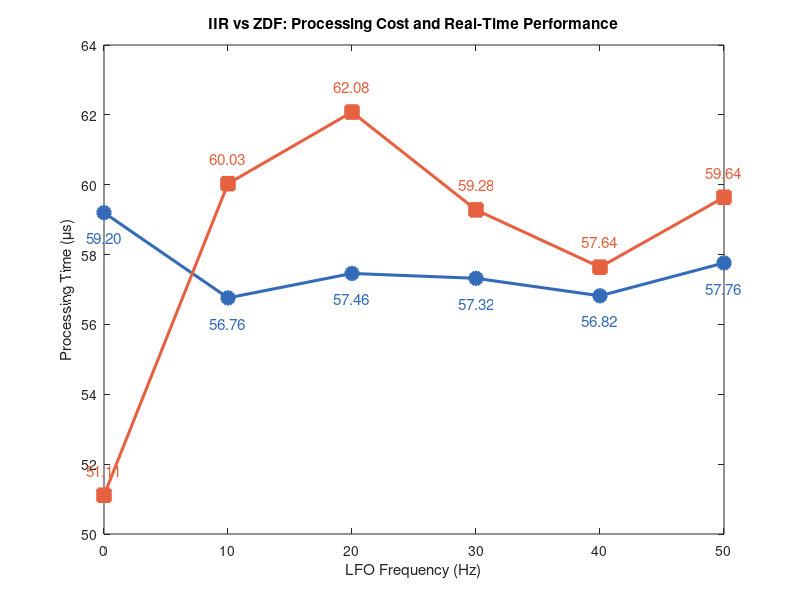

Recreate this plot in MATLAB. (Note: this script raises an error after producing the figure.)

%% IIR vs ZDF Performance Analysis
% AudioWorklet: 48 kHz, 128 samples per block
% Oscillator: Saw
% Note: B6 (highest sequencer note)

clear; clc; close all;

%% Experimental configuration

Fs = 48000;
blockSize = 128;

blockTime = (blockSize/Fs)*1e6;

lfoRates = [0 10 20 30 40 50];

% Processing time (microseconds)
iir = [59.20 56.76 57.46 57.32 56.82 57.76];
zdf = [51.11 60.03 62.08 59.28 57.64 59.64];

% Calculate percentage overhead
overhead = ((zdf-iir)./iir)*100;

% Colours
colourIIR = [0.20 0.42 0.72];
colourZDF = [0.90 0.38 0.25];

%% IIR vs ZDF: Processing Cost and Real-Time Performance

figure('Color','w');

p1 = plot(lfoRates,iir,'-o', ...
    'Color',colourIIR,'LineWidth',2.2, ...
    'MarkerSize',9,'MarkerFaceColor',colourIIR);

hold on;

p2 = plot(lfoRates,zdf,'-s', ...
    'Color',colourZDF,'LineWidth',2.2, ...
    'MarkerSize',9,'MarkerFaceColor',colourZDF);

% Label IIR data points (below markers)
for k = 1:length(lfoRates)
    text(lfoRates(k),iir(k)-0.55, ...
        sprintf('%.2f',iir(k)), ...
        'Color',colourIIR, ...
        'FontSize',11, ...
        'HorizontalAlignment','center', ...
        'VerticalAlignment','top');
end

% Label ZDF data points (above markers)
for k = 1:length(lfoRates)
    text(lfoRates(k),zdf(k)+0.55, ...
        sprintf('%.2f',zdf(k)), ...
        'Color',colourZDF, ...
        'FontSize',11, ...
        'HorizontalAlignment','center', ...
        'VerticalAlignment','bottom');
end

xlabel('LFO Frequency (Hz)');
ylabel('Processing Time (\mus)');

title('IIR vs ZDF: Processing Cost and Real-Time Performance');

subtitle(sprintf('Sample Rate: %d Hz | Block Size: %d Samples', ...
    Fs,blockSize));

legend([p1 p2],{'IIR','ZDF'},'Location','northwest');

xticks(lfoRates);
xlim([-2 52]);
ylim([49 64]);

grid on;
box on;

% Performance budget annotation
annotation('textbox',[0.68 0.72 0.25 0.15], ...
    'String',sprintf(['Sample rate: %d Hz\n' ...
    'Block duration: %.2f ms\n' ...
    'Available budget: %.2f us\n' ...
    'Maximum usage: %.2f%%\n' ...
    'Remaining headroom: %.2f%%'], ...
    Fs,blockTime/1000,blockTime, ...
    max([iir zdf])/blockTime*100, ...
    100-max([iir zdf])/blockTime*100), ...
    'FitBoxToText','on', ...
    'BackgroundColor','white', ...
    'EdgeColor',[0.7 0.7 0.7], ...
    'FontSize',10);

set(gca,'FontSize',12,'LineWidth',1.1);

%%

exportgraphics(gcf, '[1]-comparison.png','Resolution',300);
